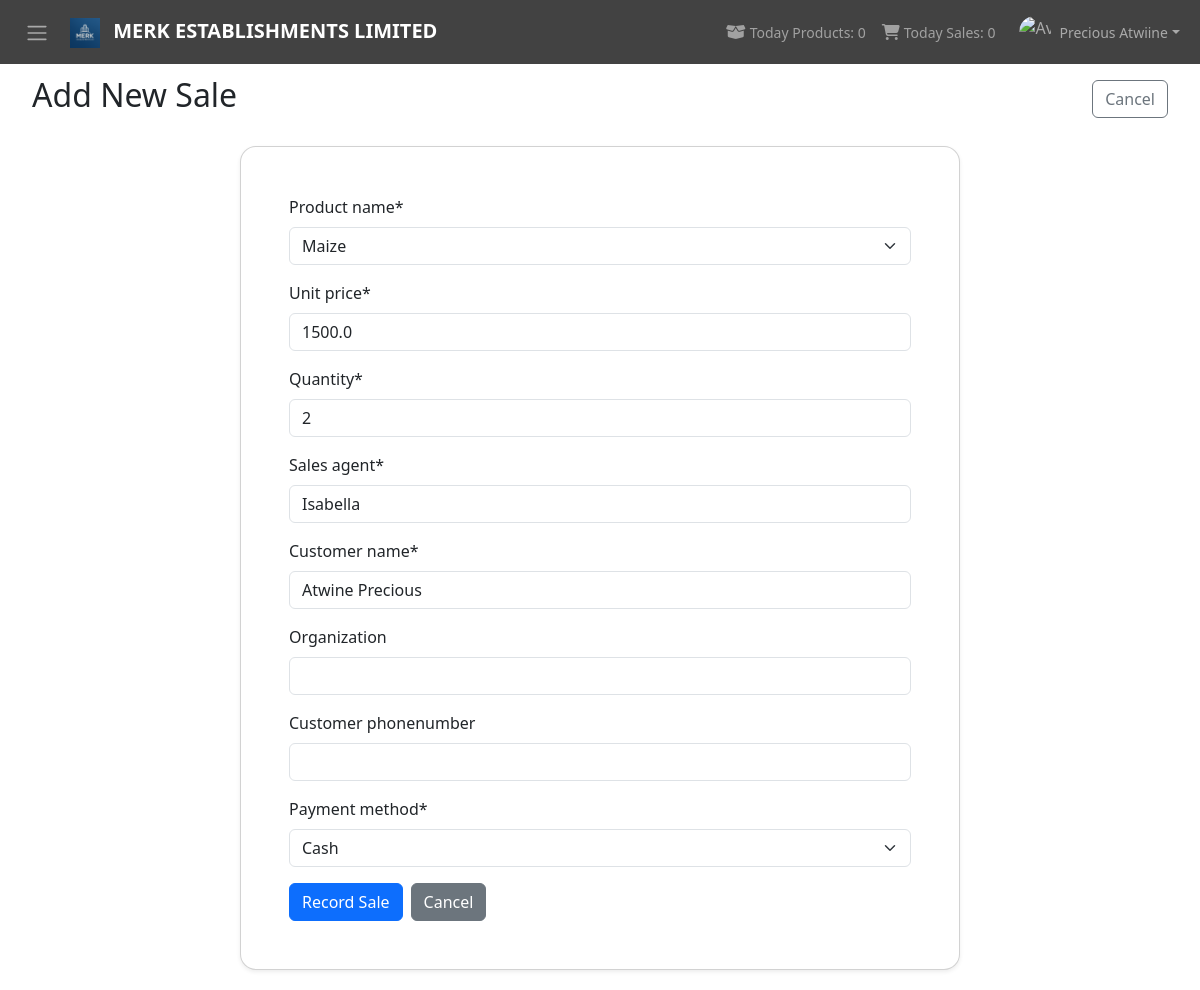
The page /sales/1/edit/ (signed in) on the database its author committed.
### home/models.py (models this page shows, shortened)
class Stock(models.Model):
    product_name = models.CharField(max_length=100)
    product_description = models.TextField(null=False,blank=False)
    unit_cost = models.FloatField(default=0)
    unit_price = models.FloatField(default=0)
    quantity = models.IntegerField(default=0)
    product_supplier = models.TextField(max_length=100)
    date = models.DateField(auto_now_add=True)
    def __str__(self):
        return self.product_name

class Sale(models.Model):
    product_name = models.ForeignKey(Stock,on_delete=models.CASCADE,null=False,blank=False)
    unit_price= models.FloatField(default=0)
    quantity = models.IntegerField(default=0)
    sales_agent=models.CharField(max_length=100)
    customer_name = models.CharField(max_length=100)
    organization= models.CharField(max_length=100,blank=True)
    customer_phonenumber= models.CharField(max_length=14,blank=True)
    payment_method = models.CharField(choices=[('Cash','Cash'),('Mpesa','Mpesa'),('Bank','Bank')],max_length=10, default='Cash')
    date= models.DateField(auto_now_add=True)

### home/views.py (the view)
# urls.py: path('sales/<int:pk>/edit/', views.edit_sale, name='edit_sale'),
@login_required
def edit_sale(request, pk):
    sale = get_object_or_404(Sale, pk=pk)
    if request.method == 'POST':
        form = SaleForm(request.POST, instance=sale)
        if form.is_valid():
            form.save()
            messages.success(request, 'Sale updated successfully!')
            return redirect('home:view_sales')
    else:
        form = SaleForm(instance=sale)
    return render(request, 'add_sale.html',{'form':form})

### home/forms.py (shortened to what this page needs)
class SaleForm(forms.ModelForm):
    class Meta:
        model = Sale
        fields = ['product_name','unit_price','quantity','sales_agent','customer_name','organization','customer_phonenumber','payment_method']
        widgets = {
            'product_name': forms.Select(attrs={'class': 'form-select'}),
            'unit_price': forms.NumberInput(attrs={'class': 'form-control'}),
            'quantity': forms.NumberInput(attrs={'class': 'form-control'}),
            'sales_agent': forms.TextInput(attrs={'class': 'form-control'}),
            'customer_name': forms.TextInput(attrs={'class': 'form-control'}),
            'organization': forms.TextInput(attrs={'class': 'form-control'}),
            'customer_phonenumber': forms.TextInput(attrs={'class': 'form-control'}),
            'payment_method': forms.Select(attrs={'class': 'form-select'}),
        }

### home/context_processors.py (called while the page is built)
def ensure_profile(request):
    user = getattr(request, 'user', None)
    if user and user.is_authenticated:
        Profile.objects.get_or_create(user=user)
    return {}

def quick_stats(request):
    try:
        today = timezone.now().date()
        product_count = Stock.objects.count()
        todays_products = Stock.objects.filter(date=today).count()
        todays_sales = Sale.objects.filter(date=today).count()
    except Exception:
        product_count = 0
        todays_products = 0
        todays_sales = 0
    setattr(request, 'product_count', product_count)
    setattr(request, 'todays_products', todays_products)
    setattr(request, 'todays_sales', todays_sales)
    return {
        'product_count': product_count,
        'todays_products': todays_products,
        'todays_sales': todays_sales,
    }

### home/templates/add_sale.html (shortened to what this page needs)
{% extends 'base.html' %}
{% load crispy_forms_tags %}
{% block header %}Add New Sale{% endblock %}
<!-- {% block header_buttons %}
<a href="{% url 'home:view_sales' %}" class="btn btn-outline-secondary">Cancel</a>
{% endblock %} -->
{% block content %}
<div class="form-wrapper">
  <div class="card shadow-sm">
    <div class="card-body p-4 p-md-5">
      <form method="post" novalidate>
        {{ form|crispy }}
        <div class="d-flex gap-2 mt-3">
          <button type="submit" class="btn btn-primary">Record Sale</button>
          <a href="{% url 'home:view_sales' %}" class="btn btn-secondary">Cancel</a>
        </div>
      </form>
    </div>
  </div>
</div>
{% endblock %}

### home/templates/base.html (shortened to what this page needs)
<!DOCTYPE html>
{% load static%}
<html lang="en">
<head>
    <link href="https://cdn.jsdelivr.net/npm/bootstrap@5.3.0/dist/css/bootstrap.min.css" rel="stylesheet">
    <link rel="stylesheet" href="https://cdnjs.cloudflare.com/ajax/libs/font-awesome/6.4.0/css/all.min.css">
</head>
<body>
    <nav class="navbar navbar-expand-lg navbar-dark fixed-top" style="background-color: #424242;">
        <div class="container-fluid">
            {% if request.resolver_match.view_name != 'home:logout' %}
            <button class="btn btn-link text-white me-2" type="button" id="sidebarToggle" aria-label="Toggle sidebar">
                <span class="navbar-toggler-icon"></span>
            </button>
            {% endif %}
            <a class="navbar-brand" href="{% url 'home:view_sales' %}">
    <img src="{% static 'images/logo.png' %}" alt="MERK ESTABLISHMENTS LIMITED" height="30">
    <span class="ms-2">MERK ESTABLISHMENTS LIMITED</span>
</a>
            <div class="collapse navbar-collapse" id="navbarNav">
                <ul class="navbar-nav ms-auto align-items-center">
                    {% if request.user.is_authenticated %}
                    <li class="nav-item d-none d-lg-flex me-3">
                        <span class="nav-link p-0 text-white-50 d-flex align-items-center">
                            <span class="me-3 d-flex align-items-center">
                                <i class="fas fa-box-open me-1"></i>
                                <span class="small">Today Products: {{ todays_products|default:"0" }}</span>
                            </span>
                            <span class="d-flex align-items-center">
                                <i class="fas fa-shopping-cart me-1"></i>
                                <span class="small">Today Sales: {{ todays_sales|default:"0" }}</span>
                            </span>
                        </span>
                    </li>
                    <li class="nav-item dropdown">
                        <a class="nav-link dropdown-toggle d-flex align-items-center" href="#" id="userDropdown" role="button" data-bs-toggle="dropdown" aria-expanded="false">
                            {% with avatar=request.user.profile.avatar %}
                                {% if avatar %}
                                    <img src="{{ avatar.url }}" alt="Avatar" class="rounded-circle me-2" style="width:32px;height:32px;object-fit:cover;">
                                {% else %}
                                    <span class="d-inline-flex rounded-circle bg-light me-2" style="width:32px;height:32px;align-items:center;justify-content:center;">
                                        <i class="fas fa-user text-secondary" style="font-size:14px;"></i>
                                    </span>
                                {% endif %}
                            {% endwith %}
                            <span class="small">{{ request.user.get_full_name|default:request.user.username }}</span>
                        </a>
                    </li>
                    {% endif %}
                </ul>
            </div>
        </div>
    </nav>
    <div class="main-content">
        <div class="container-fluid">
            <div class="d-flex justify-content-between align-items-center mb-4">
                <h2>{% block header %}{% endblock %}</h2>
                {% block header_buttons %}{% endblock %}
            </div>
            {% block content %}{% endblock %}
        </div>
    </div>
</body>
</html>

### home/templates/base.html (style rules this page uses)
body { padding-top: 56px; }
.main-content { margin-left: 0; padding: 20px; transition: margin-left .25s ease; }
.navbar-brand { font-weight: bold; }

### home/templates/add_sale.html (style rules this page uses)
.form-wrapper { max-width: 720px; margin: 0 auto; }
.card { border-radius: 16px; }

### rows shown on the page
Stock: product_name "Maize"
Sale: unit_price "1500.0", quantity "2", sales_agent "Isabella", customer_name "Atwine Precious", payment_method "Cash"

### other values the page prints
{{ todays_products|default:"0" }} "0"
{{ todays_sales|default:"0" }} "0"
{{ request.user.get_full_name|default:request.user.username }} "Precious Atwiine"
